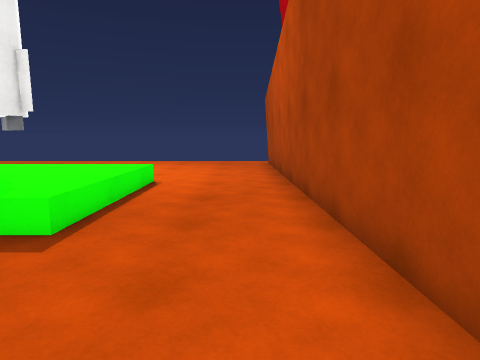
view 1 (above)

16 first-person views from a walk through a Unity game level. The camera is 1.3 m above the floor, tilts 8° down and sees 75° across. The floor is counted in squares, 1 m on a side. Each view is taken from the middle of a square. On the plan, view 1 faces up. The plan holds only what a view shows up to about 14 squares ahead; the rest is blank. The place goes on beyond the plan. Surface patterns are stand-ins for the level's own textures.

view 2
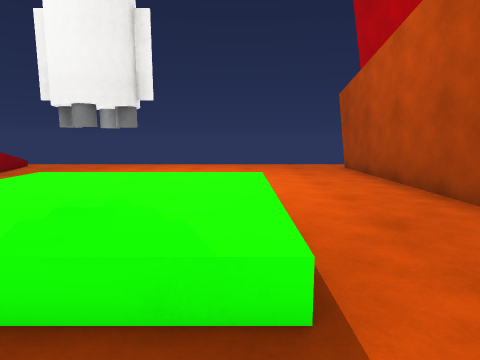

view 3
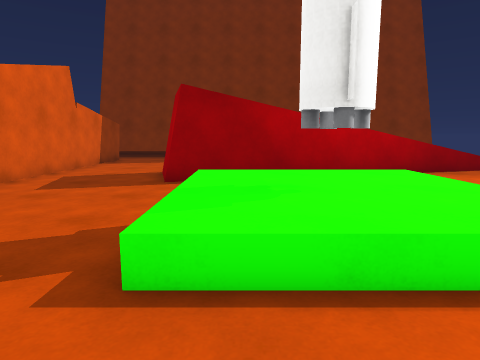

view 4
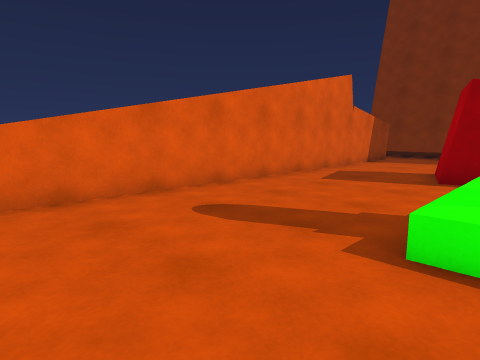

view 5
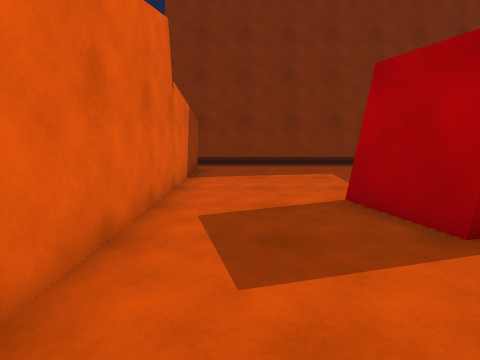

view 6
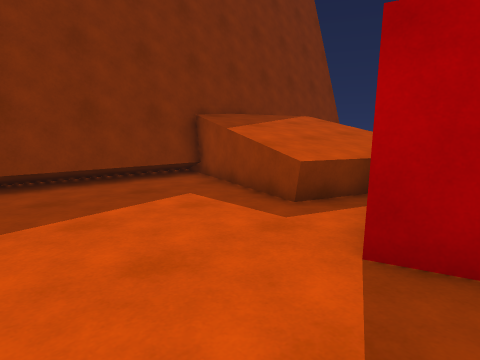

view 7
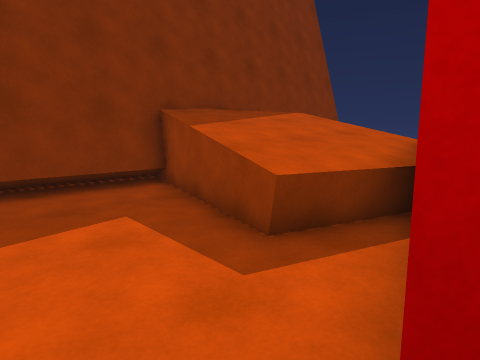

view 8
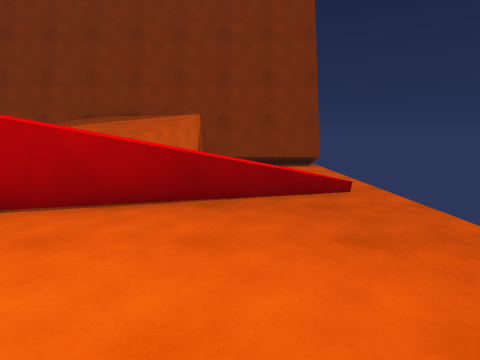

view 9
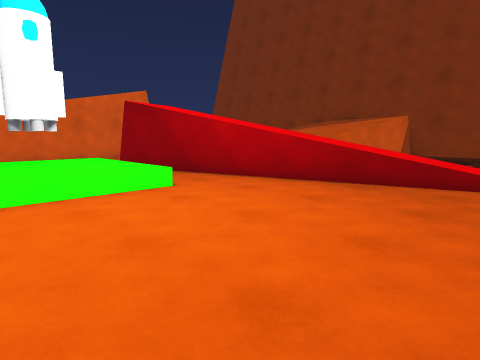

view 10
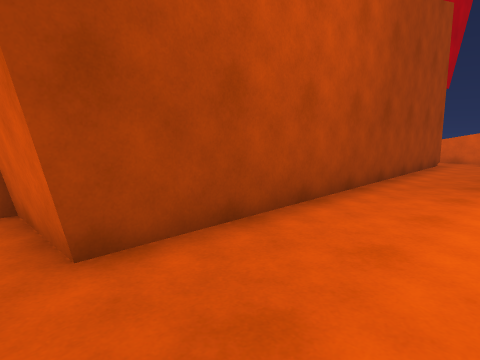

view 11
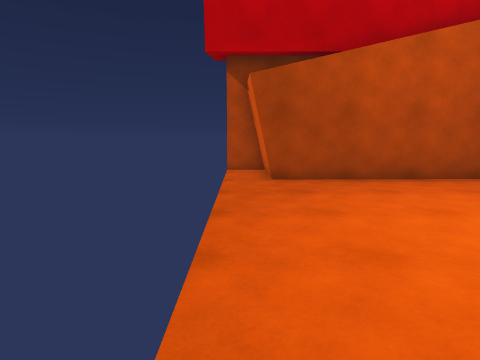

view 12
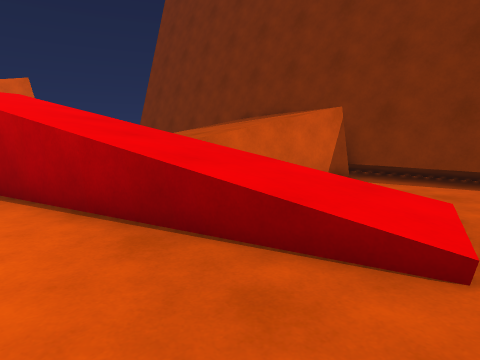

view 13
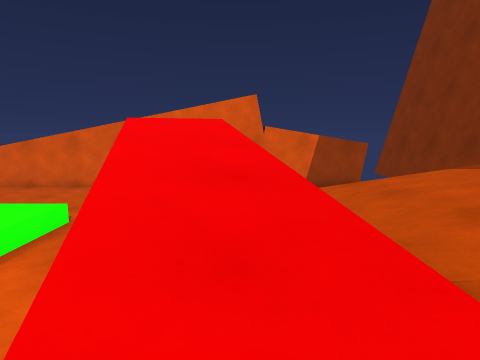

view 14
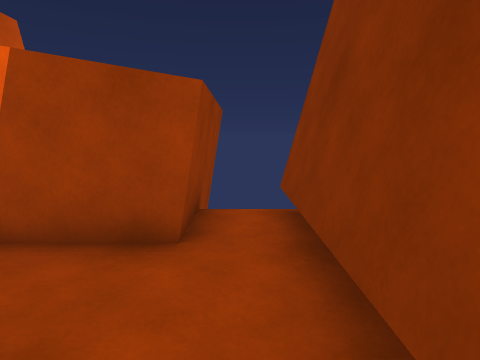

view 15
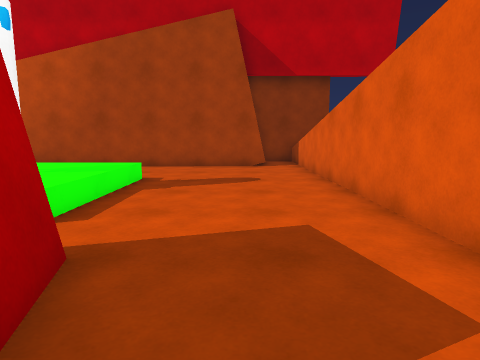

view 16
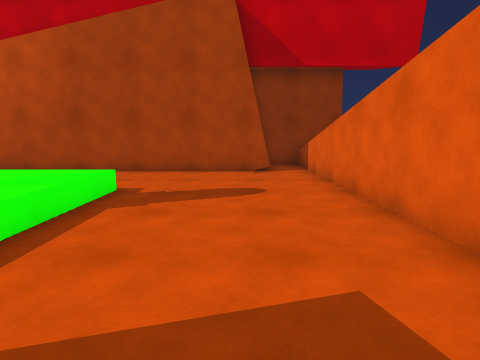

### Floor plan
Key: @ floor where view 1 was taken; # wall or solid block; x gap in a wall; . main floor; : floor 0.5 m higher than the main floor; / step, stairs or slope; = window, fence, low wall or low ledge; ^ raised ledge; v drop or lower ground; O other object.
Columns run from 19 left of view 1 to 4 right of it. Each row starts with its distance up from view 1.
 17 #
 16 #......................#
 15 #...////............####
 14 #....//=............#
 13 #..  ///............#
 12 #.   ///=...........#
 11 #x## v//=...........##
 10 #////v///...........##
  9 #////////.../////...##
  8 #/////=//#..:::::....#
  7 #/////////..::O::....#
  6 #/////////..::O::....#
  5 #.////=///#.:::::....#
  4 #....==///v./////....#
  3 #.......#v#..........#
  2 #....................#
  1 #....................#
  0 #..................@.###
 -1 #......................#
 -2 #.###############^^^^^^^
 -3 #.#                    ^
 -4 # #

Where each view was taken, in squares from view 1:
view 1: 0 up, 0 right, facing up
view 2: 2 up, 3 left, facing up
view 3: 5 up, 0 right, facing left
view 4: 5 up, 1 right, facing down-left
view 5: 0 up, 5 left, facing left
view 6: 1 down, 10 left, facing up-left
view 7: 1 up, 11 left, facing up-left
view 8: 13 up, 5 left, facing left
view 9: 16 up, 3 left, facing down-left
view 10: 16 up, 2 left, facing down-right
view 11: 16 up, 8 left, facing right
view 12: 16 up, 9 left, facing down-left
view 13: 12 up, 12 left, facing down
view 14: 2 up, 18 left, facing down
view 15: 1 up, 12 left, facing right
view 16: 1 up, 10 left, facing right
